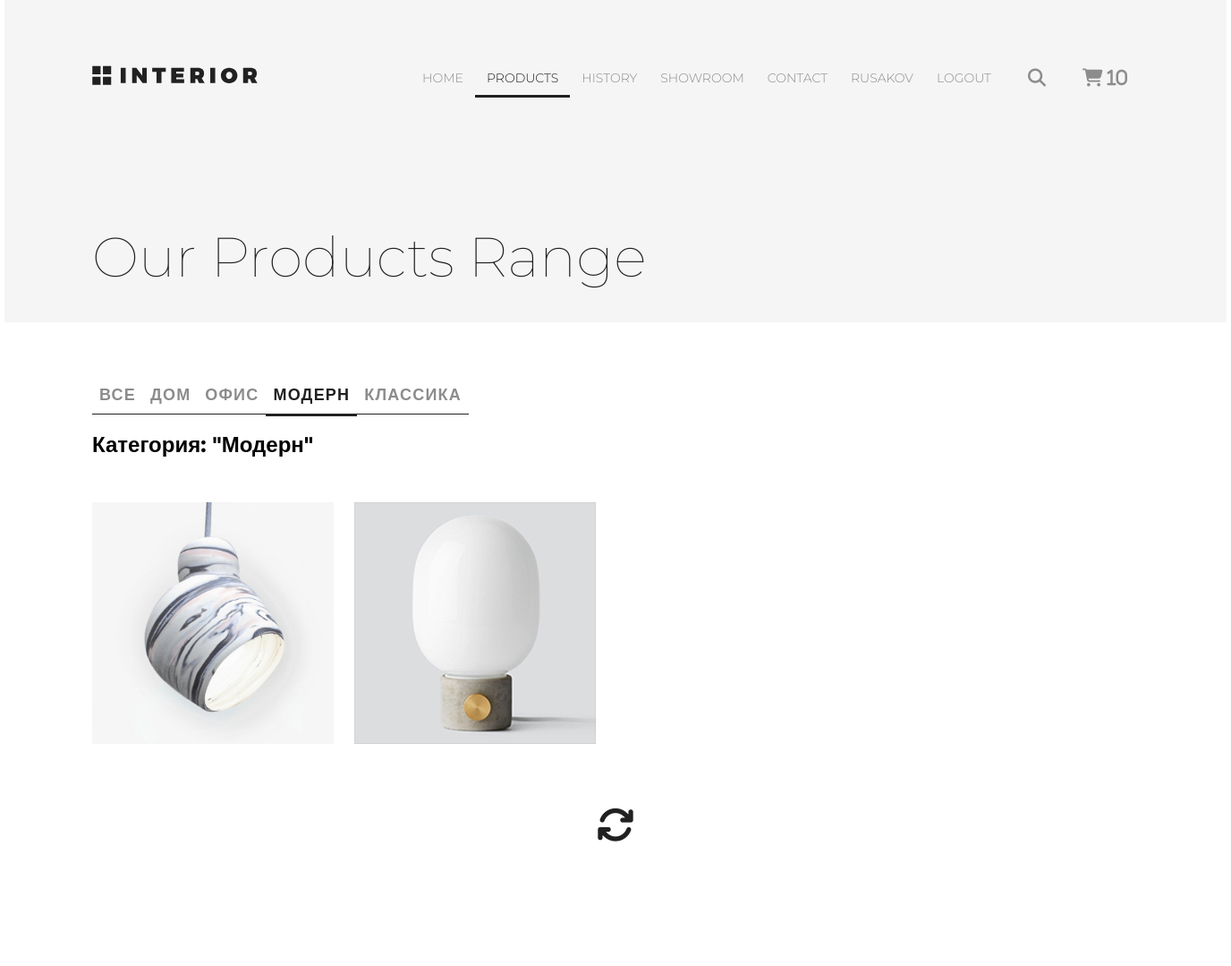
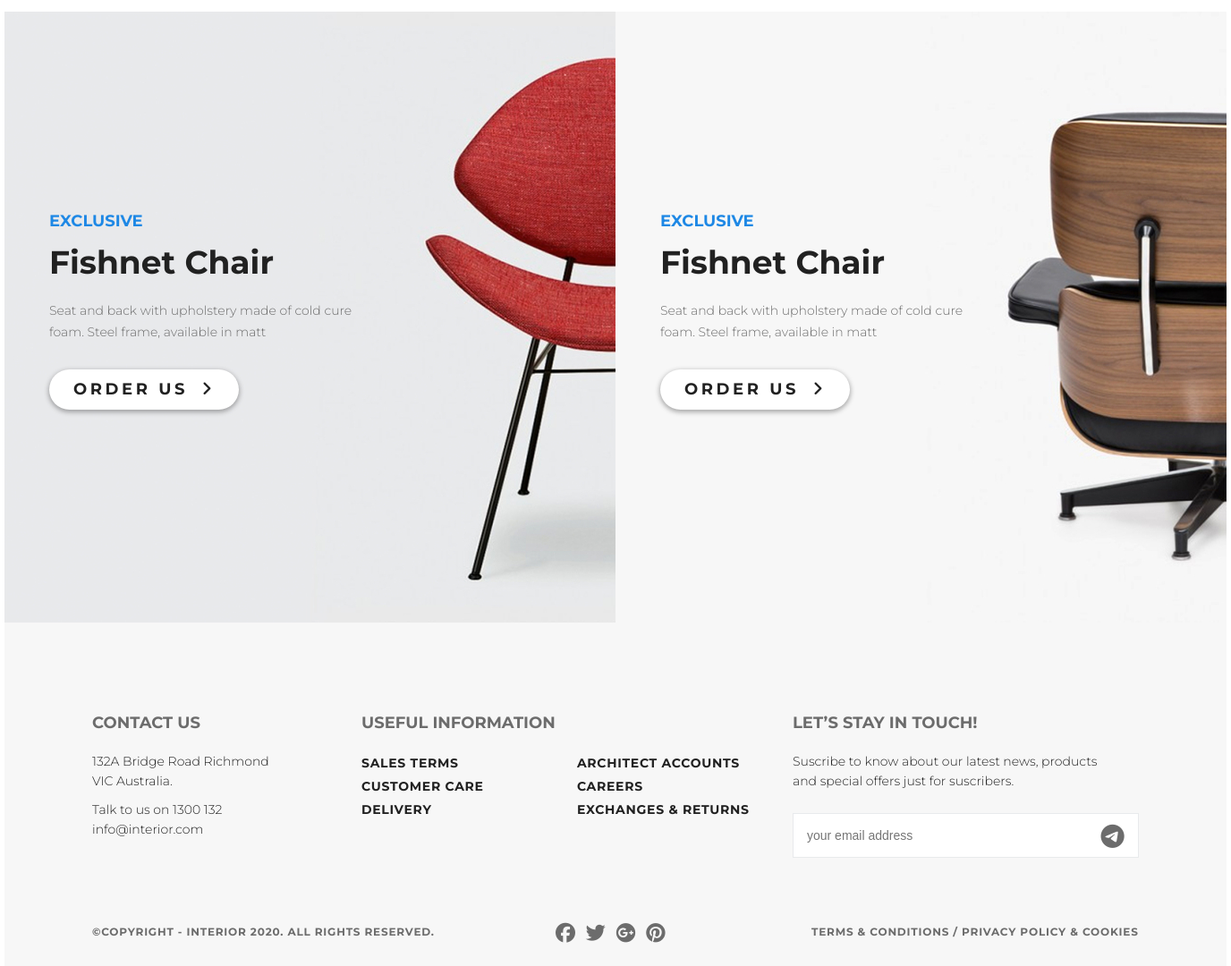
Page /products/category/3/ (signed in) on the committed database (2 pictures, top to bottom).
### authapp/models.py (models this page shows)
class ShopUser(AbstractUser):
    avatar = models.ImageField(upload_to='users_avatars', blank=True, verbose_name='аватарка')
    age = models.PositiveSmallIntegerField(verbose_name='возраст')

### mainapp/models.py (models this page shows, shortened)
class ProductCategory(models.Model):
    name = models.CharField(verbose_name='имя', max_length=64, unique=True)
    description = models.TextField(verbose_name='описание', blank=True)
    class Meta:
        verbose_name = 'категория'
        verbose_name_plural = 'категории'

class Product(models.Model):
    category = models.ForeignKey(ProductCategory, on_delete=models.CASCADE)
    name = models.CharField(verbose_name='имя продукта', max_length=128)
    image = models.ImageField(upload_to='products_images', blank=True)
    short_desc = models.CharField(verbose_name='краткое описание продукта', max_length=60, blank=True)
    description = models.TextField(verbose_name='описание продукта', blank=True)
    price = models.DecimalField(verbose_name='цена продукта', max_digits=8, decimal_places=2, default=0)
    quantity = models.PositiveIntegerField(verbose_name='количество на складе', default=0)
    class Meta:
        verbose_name = 'продукт'
        verbose_name_plural = 'продукты'

### mainapp/views.py (the view, shortened to what this page needs)
# urls.py: path('products/', include(mainappurl, namespace='products')),
def products(request, pk=None):
    links_menu = ProductCategory.objects.all()
    title = 'Products, lesson_5'
    basket = Basket.objects.filter(user=request.user)
    if pk is not None:
        if pk == 0:
            products = Product.objects.all().order_by('price')
            category = {'name': 'все'}
        else:
            category = get_object_or_404(ProductCategory, pk=pk)
            products = Product.objects.filter(category__pk=pk).order_by('price')
        content = {
            'title': title,
            'links_menu': links_menu,
            'category': category,
            'products': products,
            'basket': basket,
            }
        return render(request, 'mainapp/products_list.html', content)

### mainapp/templates/mainapp/products_list.html (shortened to what this page needs)
{% extends 'mainapp/base.html' %}
{% load static %}
{% block menu %}
        <div class="header-page padding-site">
            <div class="slider-header clearfix">
            <a href="{% url 'main' %}"><img src="{% static 'img/logo.svg' %}" alt="logo" class="logo"></a>
            {% include 'mainapp/inc/inc_main_menu.html' %}
            </div>
            <div class="header-content">
            <h2 class="contact-h2">Our Products Range</h2>
            </div>
        </div>
{% endblock %}
{% block content %}
        <div class="trending-products padding-site">
            <div class="tab-controll">
                {% include 'mainapp/inc/inc_categories_menu.html' %}
            </div>
            <div class="products_list">
                <div class="title clearfix">
                    <h2>
                        Категория: "{{ category.name|title }}"
                    </h2>
                </div>
                <div class="products-container">
                    {% for product in products %}
                          <div class="featured-box box-1">
                              <a href="#">
                                  <img src="/media/{{ product.image }}" alt="product">
                              </a>
                          </div>
                    {% endfor %}
                </div>
            </div>
            <div class="load-fa">
                <span class="inner-load"><a href="#"><i id="fa-sync-load" class="fas fa-sync"></i></a></span>
            </div>
        </div>
        <div class="promo-product">
            <div class="promo-product-1">
                <div class="promo-product-fullcontent">
                    <p class="promo-product-exclusive">exclusive</p>
                    <p class="promo-product-content">Fishnet Chair</p>
                    <p class="promo-product-text">Seat and back with upholstery made of cold cure foam. Steel frame, available in matt</p>
                    <a href="#" class="slider-button">Order us<i class="fas fa-angle-right"></i></a>
                </div>
            </div>
            <div class="promo-product-2">
                <div class="promo-product-fullcontent">
                    <p class="promo-product-exclusive">exclusive</p>
                    <p class="promo-product-content">Fishnet Chair</p>
                    <p class="promo-product-text">Seat and back with upholstery made of cold cure foam. Steel frame, available in matt</p>
                    <a href="#" class="slider-button">Order us<i class="fas fa-angle-right"></i></a>
                </div>
            </div>
        </div>
{% endblock %}

### mainapp/templates/mainapp/inc/inc_main_menu.html (shortened to what this page needs)
{% with request.resolver_match.url_name as url_name %}
<ul class="menu clearfix">
    <li class="menu-list"><a href="{% url 'main' %}"
                             class="menu-link"
                             >HOME</a></li>
    <li class="menu-list"><a href="{% url 'products:index' %}"
                             class="menu-link"{% if request.resolver_match.namespace == 'products' %}
                                                style = "color: #212121;
                                                font-weight: 300;
                                                border-bottom: 3px solid #212121;"
                                                {% endif %}>
                                                PRODUCTS</a></li>
    <li class="menu-list"><a href="#" class="menu-link">HISTORY</a></li>
    <li class="menu-list"><a href="#" class="menu-link">SHOWROOM</a></li>
    <li class="menu-list"><a href="{% url 'contact' %}"
                             class="menu-link">
                                                CONTACT</a></li>
    {% if user.is_authenticated %}
    <li class="menu-list">
        <a href="{% url 'auth:edit' %}" class="menu-link">
            {% if user.first_name %}
                {{ user.first_name }}
            {% else %}
                User
            {% endif %}
        </a>
    </li>
    <li class="menu-list">
        <a href="{% url 'auth:logout' %}" class="menu-link">LOGOUT</a>
    </li>
    {% else %}
    <li class="menu-list">
        <a href="{% url 'auth:login' %}" class="menu-link">LOGIN</a>
    </li>
    {% endif %}
    <li class="menu-list"><a href="#" class="menu-link search"><i class="fas fa-search"></i></a></li>
    <li class="menu-list">
        <a href="{% url 'basket:index' %}" class="menu-link search">
            <i class="fas fa-shopping-cart">
                {% if basket %} {{ basket|length }} {% endif %}
            </i>
        </a>
    </li>
</ul>
{% endwith %}

### mainapp/templates/mainapp/inc/inc_categories_menu.html (shortened to what this page needs)
<ul class="tab-controll-ul clearfix">
    <li class="menu-list">
        <a href="{% url 'products:category' 0 %}"
           class="tab-controll-link
            ">
          все
        </a>
    </li>
    {% for item in links_menu %}
    <li class="menu-list">
        <a href="{% url 'products:category' item.pk %}"
        class = "tab-controll-link
        {% if request.resolver_match.kwargs.pk|add:'0' == item.pk %}
        tab-controll-link-active
        {% endif %}">
        {{ item.name }}
        </a>
    </li>
    {% endfor %}
</ul>

### static/src/main.css (style rules this page uses)
* { margin: 0; padding: 0; }
.clearfix:after { content: ''; display: table; clear: both; }
body { font-family: 'Montserrat', sans-serif; }
.padding-site { padding-left: 98px; padding-right: 98px; }
.slider-header { padding-top: 63px; }
.logo { padding-top: 10px; }
.menu { float: right; }
.menu-list { list-style-type: none; float: left; }
.menu-link { color: #8c8c8c; font-size: 14px; font-weight: 300; line-height: 48px; text-transform: uppercase; text-decoration: none; padding: 0px 13px 10px 13px; }
.search { padding-top: 10px; font-size: 20px; }
.slider-button { color: #212121; font-size: 18px; font-weight: 700; line-height: 24px; text-transform: uppercase; text-decoration: none; letter-spacing: 3.6px; box-shadow: 0 2px 5px 1px rgba(33, 33, 33, 0.35); border-radius: 23px; background-color: #ffffff; width: 212px; height: 45px; line-height: 45px; text-align: center; display: inline-block; }
.fas { padding-left: 15px; }
.featured-box { width: 270px; height: 270px; display: inline-block; position: relative; }
.featured-box img { width: 270px; height: 270px; }
.box-1 { margin-right: 19px; margin-bottom: 19px; }
.promo-product { height: 683px; display: flex; }
.promo-product-1 { width: 683px; height: 683px; background-image: url(../img/promo-img1.jpg); display: inline-block; }
.promo-product-2 { width: 683px; height: 683px; background-image: url(../img/promo-img2.jpg); display: inline-block; }
.promo-product-fullcontent { margin-top: 210px; padding-left: 50px; }
.promo-product-exclusive { color: #1e88e5; font-size: 18px; font-weight: 700; line-height: 48px; text-transform: uppercase; }
.promo-product-content { color: #212121; font-size: 36px; font-weight: 700; }
.promo-product-text { width: 374px; color: #6c6c6c; font-size: 14px; font-weight: 300; line-height: 24.04px; margin-top: 20px; margin-bottom: 30px; }
.trending-products { margin-bottom: 100px; }
.header-page { height: 360px; background-color: #f5f5f5; }
.contact-h2 { color: #212121; font-size: 62px; font-weight: 100; line-height: 72px; margin-top: 140px; }
.products-container a { text-decoration: none; }
.load-fa:before { display: inline-block; height: 100%; vertical-align: middle; }
.load-fa { text-align: center; }
.inner-load { display: inline-block; vertical-align: middle; }
.fa-sync { text-align: center; color: #212121; font-size: 42px; font-weight: 400; text-transform: uppercase; margin-top: 50px; margin-bottom: 50px; padding: 0px; display: inline-block; vertical-align: middle; }
.tab-controll-ul { margin-top: 70px; }
.tab-controll-link { font-size: 18px; font-weight: 700; text-transform: uppercase; letter-spacing: 1.2px; color: #8c8c8c; text-decoration: none; padding: 0px 8px 10px 8px; border-bottom: 1px solid #212121; }
.tab-controll-link-active { color: #212121; border-bottom: 3px solid #212121; }
.products-container { margin-top: 50px; }
.title { margin-top: 30px; }

### rows in the picture
ShopUser: first_name "RUSAKOV"
ProductCategory: name "ДОМ"
ProductCategory: name "ОФИС"
ProductCategory: name "МОДЕРН", name "Модерн"
ProductCategory: name "КЛАССИКА"
Product: image (picture)
Product: image (picture)

### other values in the picture
{{ basket|length }} "10"
